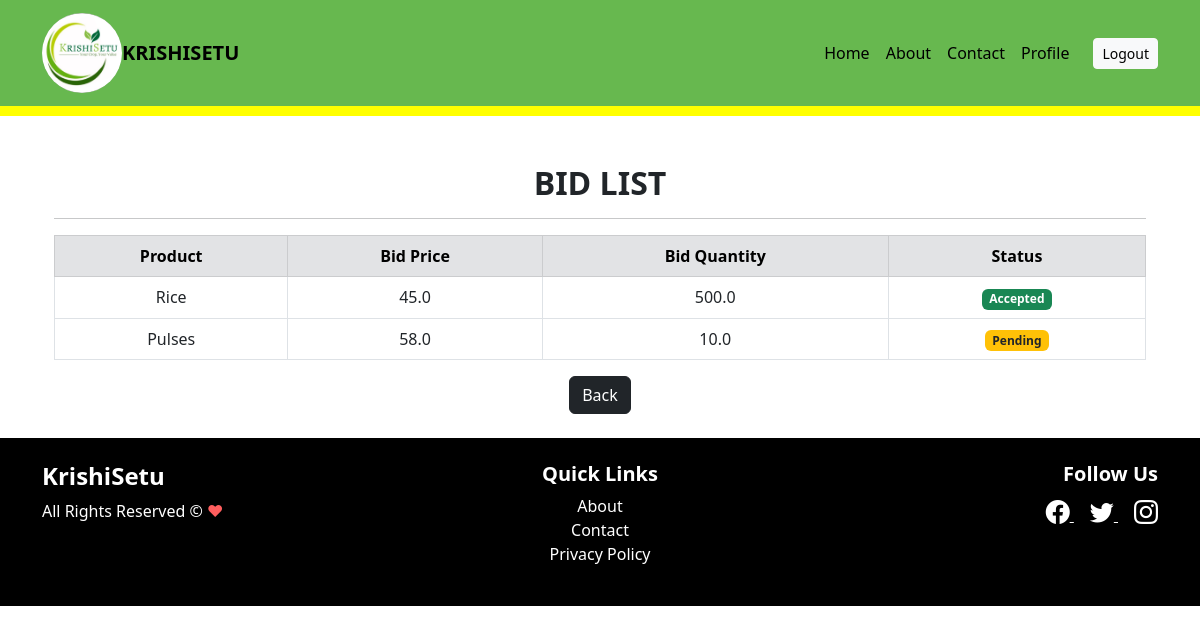
The app's page /retailer/bids/ (signed in) with its own data.
### Retailer/models.py (models this page shows, shortened)
class Bid(models.Model):
    STATUS_CHOICES = [
        ('Pending', 'Pending'),
        ('Accepted', 'Accepted'),
        ('Rejected', 'Rejected'),
    ]
    retailer = models.ForeignKey(User, on_delete=models.CASCADE)  # The retailer who placed the bid
    product = models.ForeignKey(Product, on_delete=models.CASCADE)  # The product being bid on
    bid_price = models.FloatField()  # The price offered by the retailer
    bid_quantity = models.FloatField()  # The quantity retailer wants
    status = models.CharField(max_length=10, choices=STATUS_CHOICES, default='Pending')  # Status of the bid

### Farmer/models.py (models this page shows, shortened)
class Product(models.Model):
    COMMODITY_CHOICES = [
        ('Wheat', 'Wheat'),
        ('Rice', 'Rice'),
        ('Pulses', 'Pulses'),
    ]
    BASE_PRICE_DEFAULTS = {
        'Wheat': 25.00,
        'Rice': 30.00,
        'Pulses': 50.00,
    }
    farmer = models.ForeignKey(User, on_delete=models.CASCADE, default=1)
    commodity = models.CharField(max_length=100, choices=COMMODITY_CHOICES)
    quantity = models.FloatField()
    farmerprice = models.DecimalField(max_digits=10, decimal_places=2)
    baseprice = models.DecimalField(max_digits=10, decimal_places=2, null=True, blank=True)
    soldquantity = models.FloatField(default=0)
    product_photo = models.ImageField(upload_to='product_images/', null=True, blank=True)

### Retailer/views.py (the view)
# urls.py: path('bids/', retailer_bids, name='retailer_bids'),  # ✅ Show placed bids
@login_required
def retailer_bids(request):
    retailer_bids = Bid.objects.filter(retailer=request.user).select_related("product")
    return render(request, "retailer_bids.html", {"retailer_bids": retailer_bids})

### Retailer/templates/retailer_bids.html
{% extends 'base.html' %}
{% block content %}
<div class="container mt-5">
    <h2 class="text-center fw-bold">BID LIST</h2>
    <hr>
    <table class="table table-bordered mt-3 text-center">
        <thead class="thead-dark">
            <tr class="table-secondary">
                <th>Product</th>
                <th>Bid Price</th>
                <th>Bid Quantity</th>
                <th>Status</th>
            </tr>
        </thead>
        <tbody>
            {% for bid in retailer_bids %}
            <tr>
                <td>{{ bid.product.commodity }}</td>
                <td>{{ bid.bid_price }}</td>
                <td>{{ bid.bid_quantity }}</td>
                <td>
                    {% if bid.status == "Accepted" %}
                        <span class="badge bg-success">Accepted</span>
                    {% elif bid.status == "Rejected" %}
                        <span class="badge bg-danger">Rejected</span>
                    {% else %}
                        <span class="badge bg-warning text-dark">Pending</span>
                    {% endif %}
                </td>
            </tr>
            {% empty %}
            <tr>
                <td colspan="4" class="text-center">No bids placed yet.</td>
            </tr>
            {% endfor %}
        </tbody>
    </table>
    <div class="text-center mt-3">
        <a href="{% url 'retailer_dashboard' %}" class="btn btn-dark">Back</a>
    </div>
</div>
{% endblock %}

### records on screen
Bid: product.commodity "Rice", bid_price "45.0", bid_quantity "500.0", status "Accepted"
Bid: product.commodity "Pulses", bid_price "58.0", bid_quantity "10.0", status "Pending"
